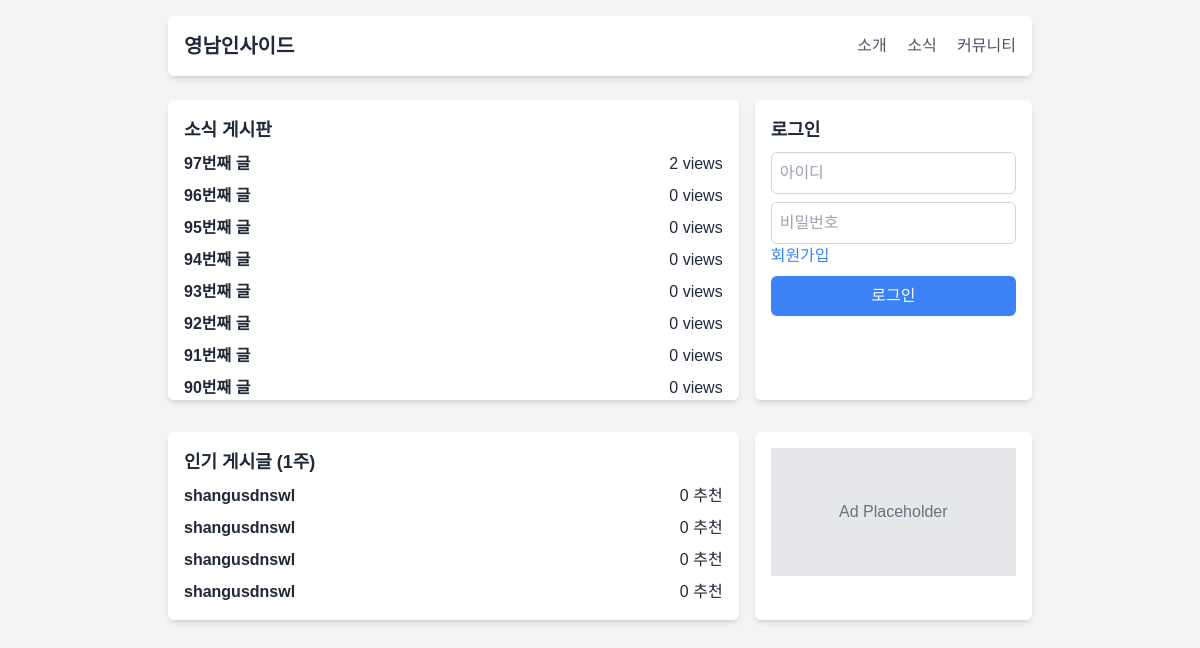
Before: / with the older database file.
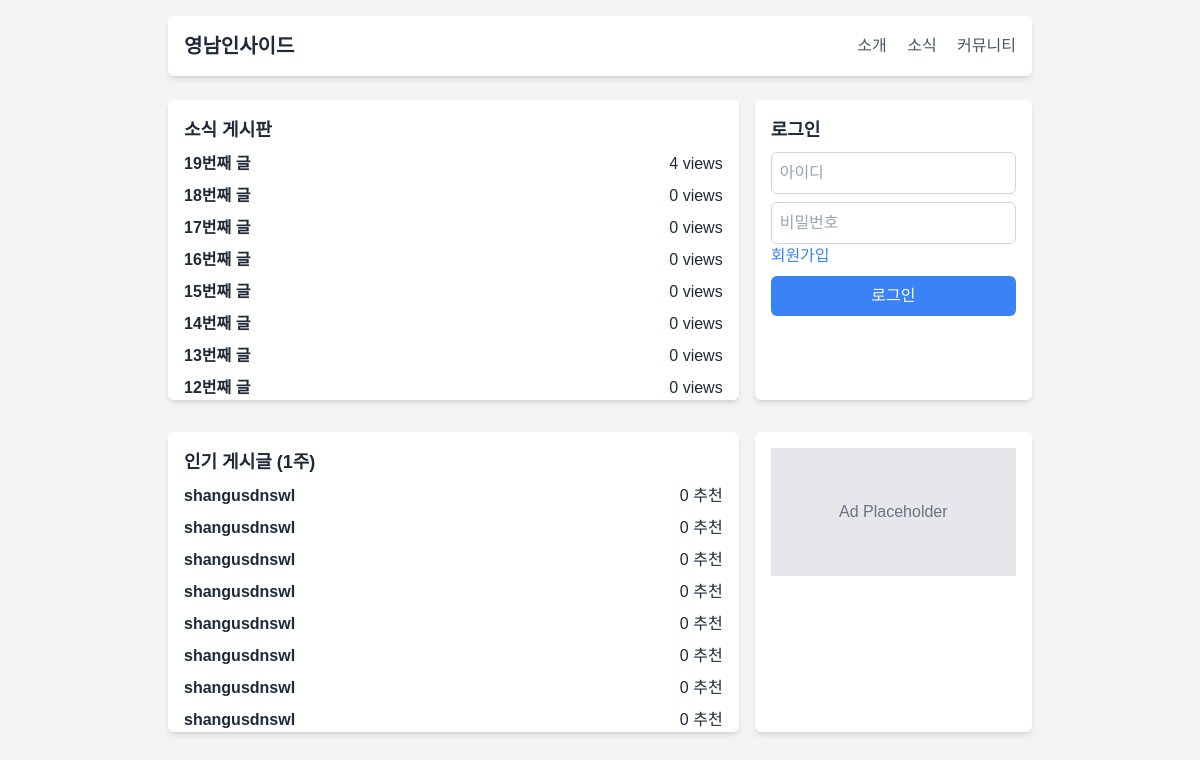
After: the same page with the newer database file.
### tables this page shows
CREATE TABLE notice
                        (id INTEGER PRIMARY KEY AUTOINCREMENT, title text, content text, date text, writerid text, views integer);

CREATE TABLE post
                        (id INTEGER PRIMARY KEY AUTOINCREMENT, title text, content text, date text, writerid text, up integer, down integer, views integer);

### web.py (the view)
@app.route('/')
def home():
    if session.get('id') is None:
        lg = False
        id = ""
    else:
        lg = True
        id = session['id']
    notices = module_db.get_notices(10)
    datelast1week = (datetime.datetime.now() - datetime.timedelta(days=7)).strftime('%Y%m%d%H%M%S')
    upposts = module_db.get_up_posts(10, int(datelast1week))
    print(upposts, notices)
    ip = request.remote_addr
    return render_template('index.html', notices=notices, upposts=upposts, lg=lg, id=id, ip=ip)

### db/module_db.py (called while the page is built)
def get_notices(number):
    con = sqlite3.connect(db_path)
    cur = con.cursor()
    cur.execute("SELECT * FROM notice ORDER BY id DESC LIMIT ?", (number,))
    result = cur.fetchall()
    con.close()
    return result

def get_up_posts(number, date): # 숫자, date 이후의 up 높은 순서대로
    con = sqlite3.connect(db_path)
    cur = con.cursor()
    cur.execute("SELECT * FROM post WHERE (cast(date as integer) > ?) ORDER BY up DESC LIMIT ? ", (date, number))
    result = cur.fetchall()
    con.close()
    return result

### templates/index.html (shortened to what this page needs)
<!DOCTYPE html>
<html lang="en">
<head>
    <script src="https://cdn.tailwindcss.com"></script>
</head>
<body class="bg-gray-100 text-gray-800">
    <div class="max-w-4xl mx-auto p-4">
        <header class="flex justify-between items-center bg-white p-4 shadow-md rounded-md">
            <h1 class="text-xl font-bold">영남인사이드</h1>
            <nav class="space-x-4">
                <a href="{{ url_for('introduction_page') }}" class="text-gray-600 hover:text-gray-900">소개</a>
                <a href="{{ url_for('notice_page') }}" class="text-gray-600 hover:text-gray-900">소식</a>
                <a href="{{ url_for('post_page') }}" class="text-gray-600 hover:text-gray-900">커뮤니티</a>
            </nav>
        </header>
        <main class="mt-6 grid grid-cols-3 gap-4">
            <section class="col-span-2 bg-white p-4 shadow-md rounded-md overflow-y-auto" style="max-height: 300px;">
                <h2 class="text-lg font-bold mb-2">소식 게시판</h2>
                <ul>
                    {% for data in notices %}
                    <li class="flex justify-between mt-2">
                        <a href="/notice/{{data[0]}}"><span class="font-bold">{{ data[1] }}</span></a>
                        <span>{{ data[-1] }} views</span>
                    </li>
                    {% endfor %}
                </ul>
            </section>
            <aside class="bg-white p-4 shadow-md rounded-md overflow-y-auto" style="max-height: 300px;">
                {% if lg == False %}
                <h2 class="text-lg font-bold mb-2">로그인</h2>
                <form action="{{ url_for('login') }}" method="post", class="space-y-2">
                    <div class="mb-2">
                        <input type="text" id="id" name="id" placeholder="아이디" class="w-full border border-gray-300 p-2 rounded-md">
                    </div>
                    <div class="mb-2">
                        <input type="password" id="pw" name="pw" placeholder="비밀번호" class="w-full border border-gray-300 p-2 rounded-md">
                    </div>
                    <a href="{{ url_for('register_page') }}" class="text-blue-500">회원가입</a>
                    <button type="submit" class="w-full bg-blue-500 text-white p-2 rounded-md">로그인</button>
                </form>
                {% else %}
                <h2 class="text-lg font-bold mb-2">환영합니다! {{ id }} 님!</h2>
                <h2 class="text-lg font-bold mb-2">현재 아이피는 {{ ip }} 입니다!</h2>
                <a href="{{ url_for('logout') }}" class="w-full bg-red-500 text-white p-2 rounded-md">로그아웃</a>
                {% endif %}
            </aside>
            <section class="col-span-2 bg-white p-4 shadow-md rounded-md mt-4 overflow-y-auto" style="max-height: 300px;">
                <h2 class="text-lg font-bold mb-2">인기 게시글 (1주)</h2>
                <ul>
                    {% for data in upposts %}
                    <li class="flex justify-between mt-2">
                        <a href="#"><span class="font-bold">{{ data[1] }}</span></a>
                        <span>{{ data[-3] }} 추천</span>
                    </li>
                    {% endfor %}
                </ul>
            </section>
            <aside class="bg-white p-4 shadow-md rounded-md mt-4 overflow-y-auto" style="max-height: 300px;">
                <div class="bg-gray-200 h-32 flex items-center justify-center">
                    <span class="text-gray-500">Ad Placeholder</span>
                </div>
            </aside>
        </main>
    </div>
</body>
</html>

Changed rows visible on the page:
removed notice: title "97번째 글", views "2"
removed notice: title "96번째 글", views "0"
removed notice: title "95번째 글", views "0"
removed notice: title "94번째 글", views "0"
removed notice: title "93번째 글", views "0"
removed notice: title "92번째 글", views "0"
removed notice: title "91번째 글", views "0"
removed notice: title "90번째 글", views "0"
added notice: title "19번째 글", views "4"
added notice: title "18번째 글", views "0"
added notice: title "17번째 글", views "0"
added notice: title "16번째 글", views "0"
added notice: title "15번째 글", views "0"
added notice: title "14번째 글", views "0"
added notice: title "13번째 글", views "0"
added notice: title "12번째 글", views "0"
added post: title "shangusdnswl", up "0"
added post: title "shangusdnswl", up "0"
added post: title "shangusdnswl", up "0"
added post: title "shangusdnswl", up "0"
